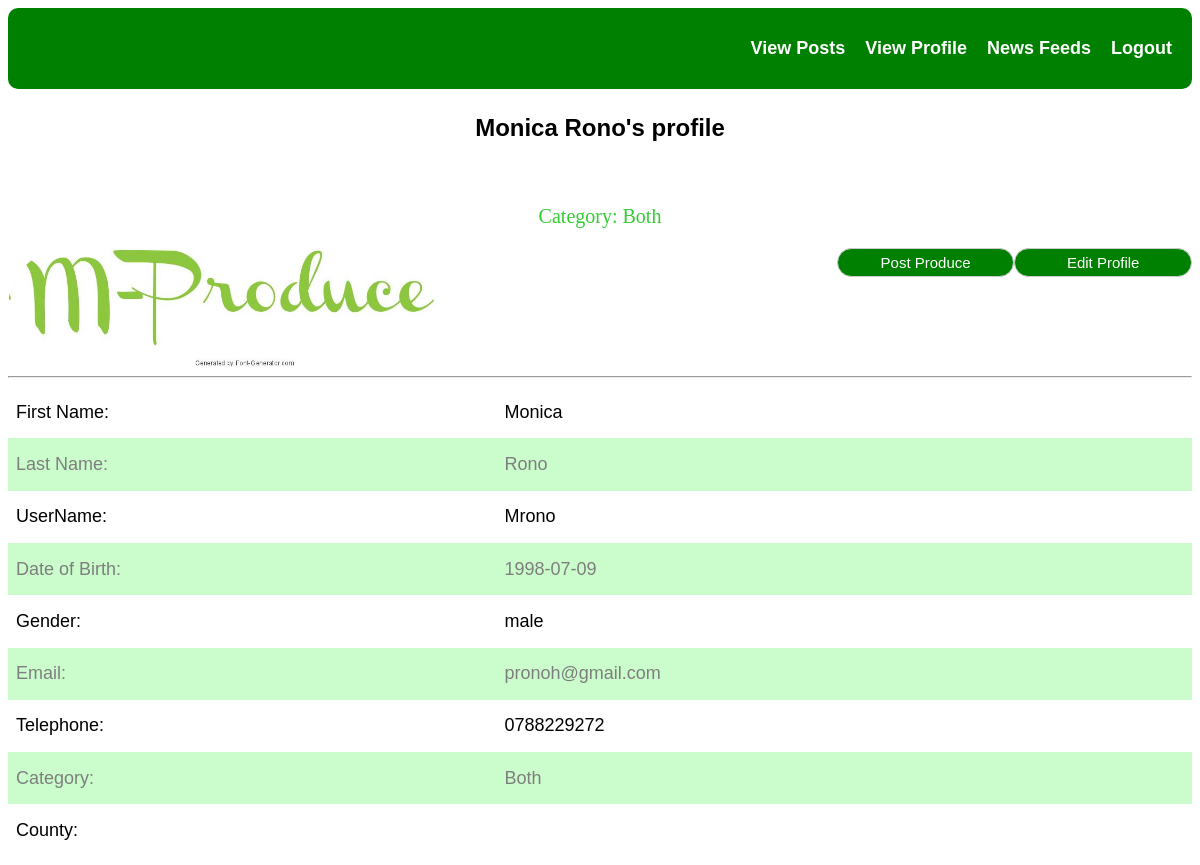
The page /userprofile.php (signed in) on the database its author committed.
### tables this page shows
CREATE TABLE `useracc` (
  `firstname` varchar(256) NOT NULL,
  `lastname` varchar(256) NOT NULL,
  `username` varchar(256) NOT NULL,
  `dob` date NOT NULL,
  `gender` varchar(256) NOT NULL,
  `email` varchar(50) NOT NULL,
  `telephone` varchar(50) NOT NULL,
  `password` varchar(256) NOT NULL,
  `county` varchar(50) NOT NULL,
  `category` varchar(20) NOT NULL,
  `passreset` int(11) NOT NULL
);

### session.php (called while the page is built, shortened)
<?php
   include('config.php');
   $user_check = $_SESSION['login_user'];
   $ses_sql = mysqli_query($db,"select * from useracc where email = '$user_check' ");
   $row = mysqli_fetch_array($ses_sql,MYSQLI_ASSOC);
?>

### userprofile.php (the view, shortened to what this page needs)
<html>
<head>
</head>
<body>
    <ul>
        <li>
            <p><b><a href="includes/logout.inc.php">Logout</a></b></p>
        </li>
        <li>
            <p><b><a href="http://www.agricultureauthority.go.ke/category/prices/">News Feeds</a></b></p>
        </li>
        <li>
            <p><b><a href="userprofile.php">View Profile</a></b></li>
        <li>
            <p><b><a href="posts.php">View Posts</a></b></li>
    </ul>
    <table>
        <?php
    include('session.php');
if($_SESSION['login_user']){
 ?>
            <h2>
                <?php echo $row["firstname"]; ?>
                <?php echo $row["lastname"]; ?>'s profile</h2><br/>
            <p>
                Category:
                <?php echo $row["category"];?>
            </p>
            <button> <a href="edit.php?email=<?php echo $row["email"]; ?>">Edit Profile</a></button>
            <button> <a href="uploadpost.php?email=<?php echo $row["email"]; ?>">Post Produce</a></button>
            <div id=avatar>
                <img src="generatedtext.jpg">
            </div>
            <hr>
            <tr>
                <td> First Name:</td>
                <td>
                    <?php echo $row["firstname"]; ?>
                </td>
            </tr>
            <tr>
                <td> Last Name:</td>
                <td>
                    <?php echo $row["lastname"]; ?>
                </td>
            </tr>
        <tr>
                <td> UserName:</td>
                <td>
                    <?php echo $row["username"]; ?>
                </td>
            </tr>
            <tr>
                <td> Date of Birth:</td>
                <td>
                    <?php echo $row["dob"]; ?>
                </td>
            </tr>
            <tr>
                <td> Gender:</td>
                <td>
                    <?php echo $row["gender"]; ?>
                </td>
            </tr>
            <tr>
                <td> Email:</td>
                <td>
                    <?php echo $row["email"]; ?>
                </td>
            </tr>
            <tr>
                <td>Telephone:</td>
                <td>
                    <?php echo $row["telephone"]; ?>
                </td>
            </tr>
            <tr>
                <td>Category:</td>
                <td>
                    <?php echo $row["category"]; ?>
                </td>
            </tr>
            <tr>
                <td>County:</td>
                <td>
                </td>
            </tr>
    </table>
        <?php
    }
?>
</body>
</html>

### userprofile.php (style rules this page uses)
table { border-collapse: collapse; width: 100%; height: 60%; text-align: left; }
td { padding: 8px; font-family: sans-serif; font-size: 18px; color: black; }
tr:nth-child(even) { background-color: palegreen; opacity: 0.5; }
h2 { text-align: center; padding: 5px; color: black; font-family: sans-serif; }
img { width: 40%; border-radius: 80px; padding: 0px; align-self: center; justify-content: center; }
ul { list-style-type: none; padding: 10px; margin: 0; background-color: green; border-radius: 10px; overflow: hidden; }
li { float: right; }
li a { display: block; text-decoration: none; text-align: right; color: white; padding: 0px 10px; font-family: sans-serif; font-size: 18px; }
p { text-align: center; font-size: 20px; color: limegreen; }
button { text-align: center; background-color: green; width: 15%; padding: 5px 5px; margin: 0px 0; display: inline-block; border: 1px solid #ccc; box-sizing: border-box; border-radius: 30px; color: white; float: right; font-size: 15px; }
button a { list-style-type: none; text-align: left; text-decoration: none; color: white; }

### rows shown on the page
useracc: firstname "Monica", lastname "Rono", category "Both", username "Mrono", dob "1998-07-09", gender "male", email "pronoh@gmail.com", telephone "0788229272"
